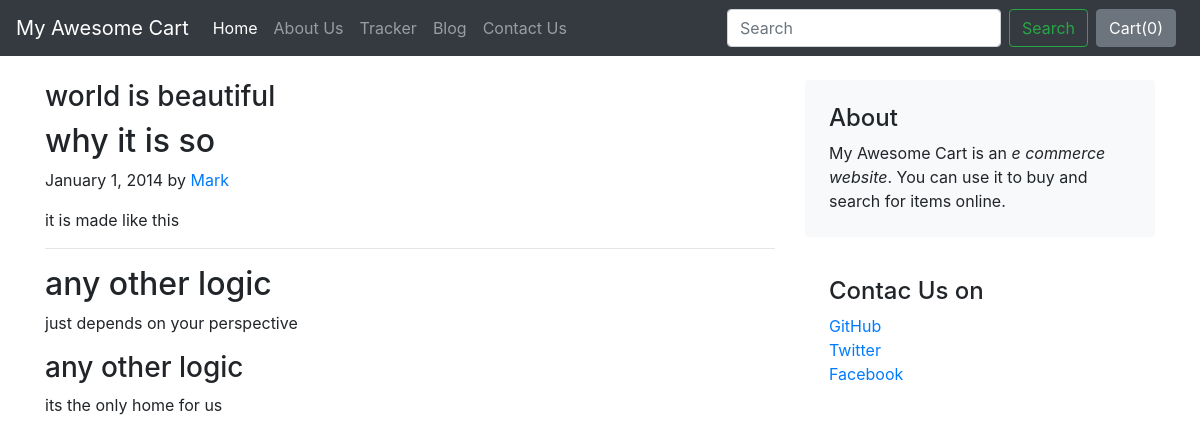
The page /blog/blogpost/1 on the database its author committed.
### blog/models.py (models this page shows)
class Blogpost(models.Model):
    post_id = models.AutoField(primary_key=True)
    title = models.CharField(max_length=50)
    head0 = models.CharField(max_length=500, default="")
    chead0 = models.CharField(max_length=5000, default="")
    head1 = models.CharField(max_length=500, default="")
    chead1 = models.CharField(max_length=5000, default="")
    head2 = models.CharField(max_length=500, default="")
    chead2 = models.CharField(max_length=5000, default="")
    pub_date = models.DateField()
    thumbnail = models.ImageField(upload_to='shop/images', default="")
    def __str__(self):
        return self.title

### blog/views.py (the view)
# urls.py: path('blogpost/<int:id>', views.blogpost,name="blogHome"),
def blogpost(request,id):
    post = Blogpost.objects.filter(post_id = id)[0]
    print(post)
    return render(request,'blog/blogpost.html', {'post':post})

### blog/templates/blog/blogpost.html (shortened to what this page needs)
{% extends 'shop/basic.html' %}
{% block body %}
<div class="container">
<div class="row mt-4">
    <div class="col-md-8">
      <h3 class=" fst-italic">
        {{post.title}}
      </h3>
      <article class="blog-post">
        <h2 class="blog-post-title">{{post.head0}}</h2>
        <p class="blog-post-meta">January 1, 2014 by <a href="#">Mark</a></p>
        <p>{{post.chead0}}</p>
        <hr>
        <h2>{{post.head1}}</h2>
        <p>{{post.chead1}}</p>
        <h3>{{post.head2}}</h3>
        <p>{{post.chead2}}</p>
    </div>
    <div class="col-md-4">
      <div class="p-4 mb-3 bg-light rounded">
        <h4 class="fst-italic">About</h4>
        <p class="mb-0">My Awesome Cart is an <em>e commerce website</em>. You can use it to buy and search for items online.</p>
      </div>
      <div class="p-4">
        <h4 class="fst-italic">Contac Us on</h4>
        <ol class="list-unstyled">
          <li><a href="#">GitHub</a></li>
          <li><a href="#">Twitter</a></li>
          <li><a href="#">Facebook</a></li>
        </ol>
      </div>
    </div>
  </div>
</div>
{% endblock %}

### rows shown on the page
Blogpost: title "world is beautiful", head0 "why it is so", chead0 "it is made like this", head1 "any other logic", chead1 "just depends on your perspective", head2 "any other logic", chead2 "its the only home for us"
